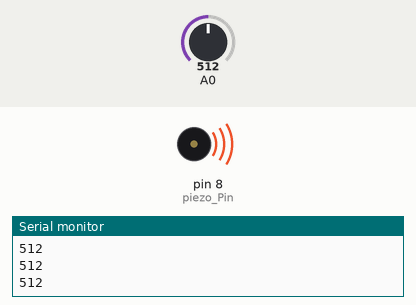
This sketch was run on a simulated Arduino Uno, built with avr-gcc and run on an emulated ATmega328P. On the bench: buzzer (waves = sounding), the last lines printed to the serial monitor. Inputs (shaded band) come from the test bench; at power-on: A0 = 512.

Above: at 1.2 s.
1.3 s: A0 set to 122
At 2.69 s:
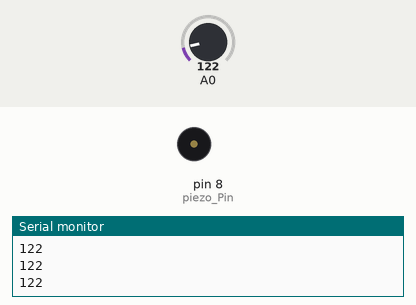
4.3 s: A0 set to 15
Timing chart, 0 to 13.3 s (numbered marks = the images above; inputs shaded):
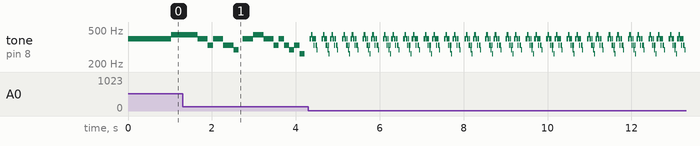

The sketch:

piezoMusic.ino
```cpp
#define C 262
#define D 294
#define E 330
#define F 349
#define G 394
#define A 440
#define B 494
#define H 523

int piezo_Pin = 8;
int tempo = 200;
int notes[25] = {G,G,A,A,G,G,E,G,G,E,E,D,G,G,A,A,G,G,E,G,E,D,E,C};

void setup() {
  // put your setup code here, to run once:
  pinMode(piezo_Pin,OUTPUT);
  Serial.begin(9600);
}

void loop() {
  // put your main code here, to run repeatedly:
  for(int i=0; i<12; i++){
    Serial.println(analogRead(A0));
    tone(piezo_Pin, notes[i],analogRead(A0));
    delay(analogRead(A0));
    }
    delay(100);

    for(int i=12; i<25; i++){
      Serial.println(analogRead(A0));
      tone(piezo_Pin,notes[i],analogRead(A0));
      delay(analogRead(A0));
      }
}
```

Measured:
- by itself, tone on pin 8 (piezo_Pin): repeats every 0.49 s: 440 Hz 0.03 s, 394 Hz 0.03 s, 330 Hz 0.02 s, 394 Hz 0.03 s, 330 Hz 0.03 s, 294 Hz 0.02 s, silent 0.10 s, 394 Hz 0.03 s, 440 Hz 0.03 s, 394 Hz 0.03 s, 330 Hz 0.02 s, 394 Hz 0.02 s, 330 Hz 0.02 s, 294 Hz 0.02 s, 330 Hz 0.02 s, 262 Hz 0.02 s, silent 0.02 s, 394 Hz 0.03 s
